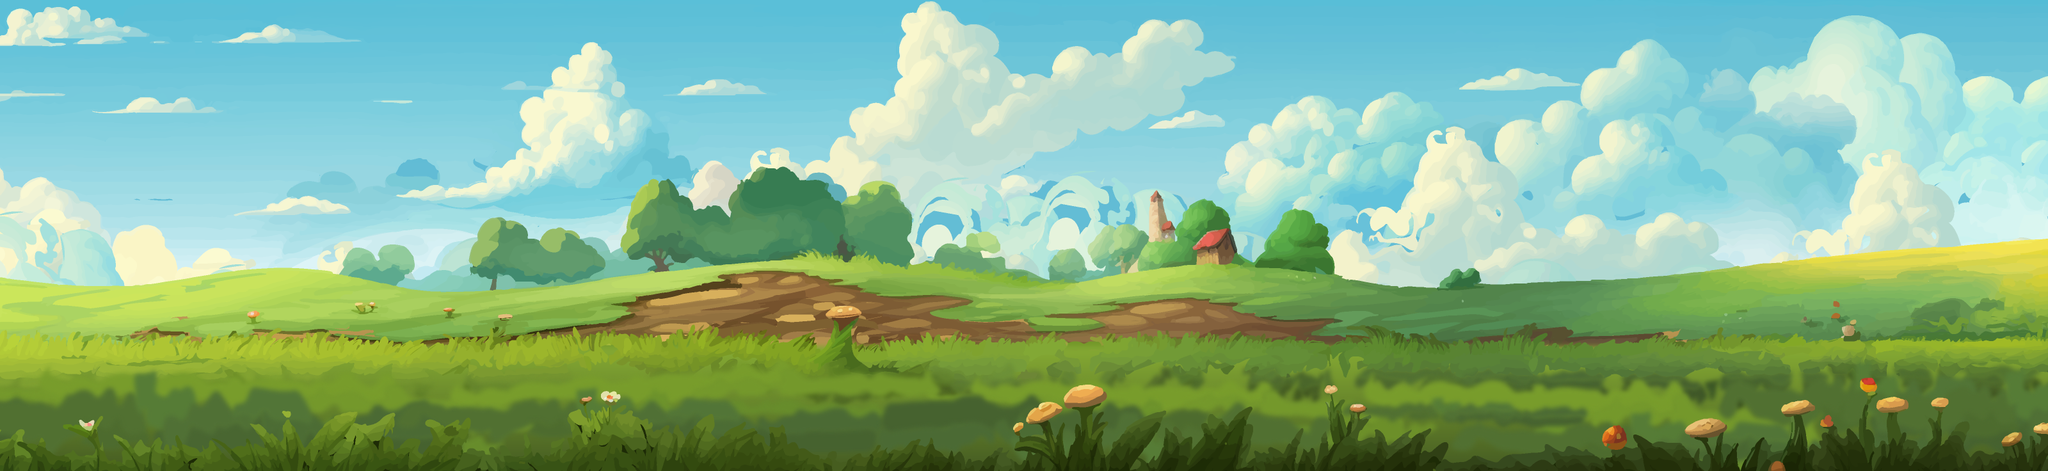

A 2D game scene composited from a Tiled map and its tileset images. What follows is a short description and the map's XML, with each tile layer's data collapsed to a summary:
An orthogonal 100x23 tile map with 32x32 px tiles, 4 tile layers (background, background2, middleground, foreground), 4 tilesets and 1 object.

<map version="1.10" tiledversion="1.10.2" orientation="orthogonal" renderorder="right-down" width="100" height="23" tilewidth="32" tileheight="32" infinite="0" nextlayerid="8" nextobjectid="5">
 <tileset firstgid="1" name="background2" tilewidth="32" tileheight="32" tilecount="3608" columns="164">
  <image source="../images/background2.png" width="5260" height="735" />
 </tileset>
 <tileset firstgid="3609" name="middleground" tilewidth="32" tileheight="32" tilecount="3608" columns="164">
  <image source="../images/background3.png" width="5260" height="735" />
 </tileset>
 <tileset firstgid="7217" name="foreground" tilewidth="32" tileheight="32" tilecount="3608" columns="164">
  <image source="../images/background4.png" width="5260" height="735" />
 </tileset>
 <tileset firstgid="10825" name="sky" tilewidth="32" tileheight="32" tilecount="3608" columns="164">
  <image source="../images/background.png" width="5260" height="735" />
 </tileset>
 <layer id="1" name="background" width="100" height="23">
  <data>[2300 cells, 2200 non-empty, 2200 distinct tile ids]</data>
 </layer>
 <layer id="2" name="background2" width="100" height="23">
  <data>[2300 cells, 2200 non-empty, 2200 distinct tile ids]</data>
 </layer>
 <objectgroup id="3" name="ground">
  <object id="4" x="0" y="556" width="3195" height="180" />
 </objectgroup>
 <layer id="6" name="middleground" width="100" height="23">
  <data>[2300 cells, 2200 non-empty, 2200 distinct tile ids]</data>
 </layer>
 <layer id="7" name="foreground" width="100" height="23">
  <data>[2300 cells, 2100 non-empty, 2100 distinct tile ids]</data>
 </layer>
</map>